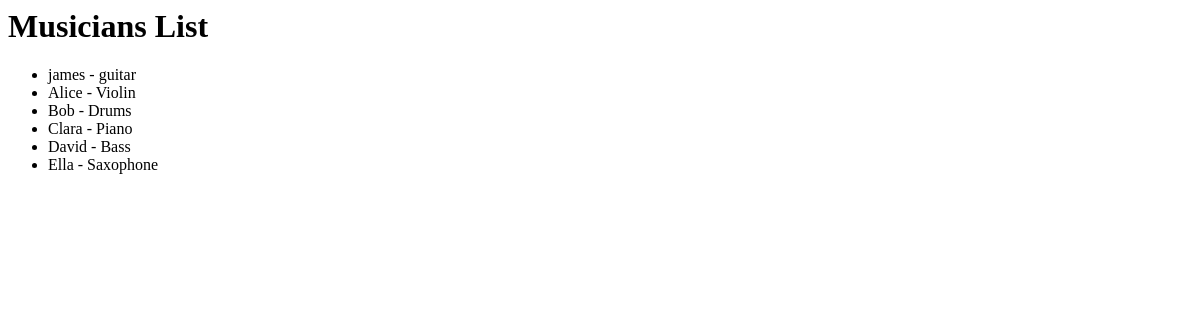
/databaseapp/, run on an earlier commit of the app's database.
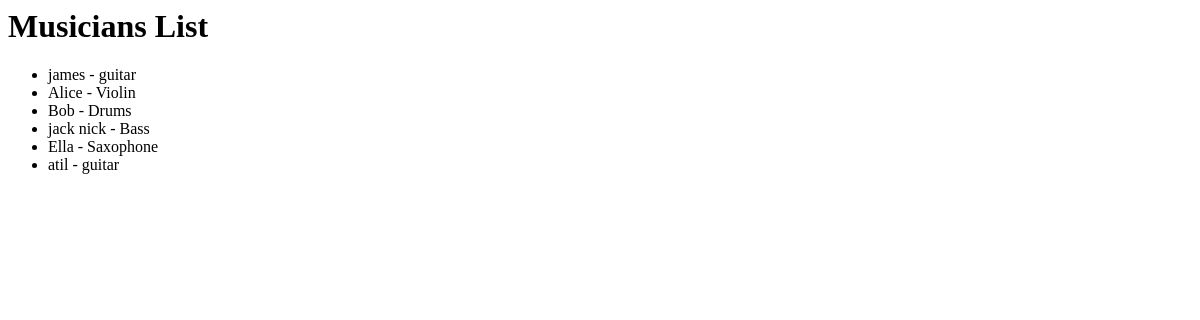
And on a later commit of the database.
### database_app/models.py (models this page shows, shortened)
class Musician(models.Model):
    name=models.CharField(max_length=100)
    instrument=models.CharField(max_length=40)
    age=models.IntegerField(validators=[MinValueValidator(0), MaxValueValidator(120)])
    salary=models.IntegerField(default=0,validators=[MinValueValidator(0)])

### database_app/views.py (the view)
# urls.py: path('', views.index, name='index'),
def index(request):
    musicians_data = models.Musician.objects.all()
    musicians_context = {'musicians': musicians_data}
    return render(request, 'database_app/index.html',context=musicians_context)

### database_app/templates/database_app/index.html (shortened to what this page needs)
<html>
<head>
</head>
<body>
    <h1>Musicians List</h1>
    <ul>
        {% for musician in musicians %}
            <li>{{ musician.name }} - {{ musician.instrument }}</li>
        {% endfor %}
    </ul>
</body>
</html>

What changed in the data, as far as the page shows it:
removed Musician: name "Clara", instrument "Piano"
changed Musician "Bass": name "David" → "jack nick"
added Musician: name "atil", instrument "guitar"
